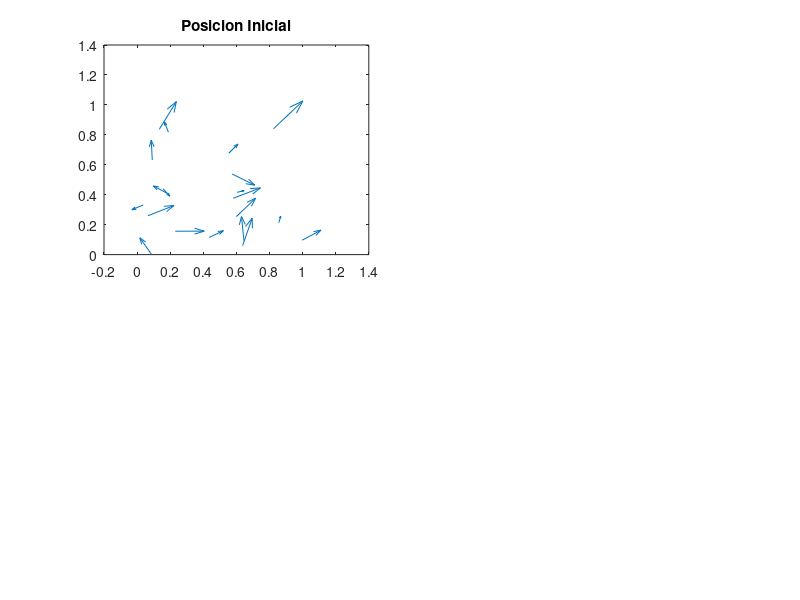

Reproduce this figure in MATLAB. (Note: this script raises an error after producing the figure.)
n=20;
h=0.1;
Tmax=10; 
t=0;
g=0.25;

XVi=rand(n,4);
XVi(:,[3:4])=XVi(:,[3:4])*6-2;

F=zeros(n,12);

XV_arbor=zeros(n,4);
XV_trelat1=zeros(n,4);
XV_trelat2=zeros(n,4);

max_arbor=zeros(101,1);
max_trelat1=zeros(101,1);
max_trelat2=zeros(101,1);

figure(1);
tamano_pantalla=get(0,'ScreenSize');
set(gcf, 'Position', [0 0 tamano_pantalla(3) tamano_pantalla(4)]);
subplot(2,2,1); 
quiver(XVi(:,1),XVi(:,2),XVi(:,3),XVi(:,4)); 
title('Posicion Inicial');
aux=1;

while t<=Tmax
    if t==0
        F(:,[1:2])=XVi(:,[3:4]);
        F(:,[5:6])=XVi(:,[3:4]);
        F(:,[9:10])=XVi(:,[3:4]);

        F(:,[3:4])=cs_arbor(XVi,n,g);
        F(:,[7:8])=cs_trelat1(XVi,n,g);
        F(:,[11:12])=cs_trelat2(XVi,n,g);

        XV_arbor=XVi+F(:,[1:4])*h;
        XV_trelat1=XVi+F(:,[5:8])*h;
        XV_trelat2=XVi+F(:,[9:12])*h;   
       
    else
        F(:,[1:2])=XV_arbor(:,[1:2]);
        F(:,[5:6])=XV_trelat1(:,[1:2]);
        F(:,[9:10])=XV_trelat2(:,[1:2]);
        F(:,[3:4])=cs_arbor(XV_arbor,n,g);
        F(:,[7:8])=cs_trelat1(XV_trelat1,n,g);
        F(:,[11:12])=cs_trelat2(XV_trelat2,n,g);

        XV_arbor=XV_arbor+F(:,[1:4])*h;
        XV_trelat1=XV_trelat1+F(:,[5:8])*h;
        XV_trelat2=XV_trelat2+F(:,[9:12])*h;
    end
    
    [max_arbor(aux),max_trelat1(aux),max_trelat2(aux)] = dibujar_max_dif(XV_arbor(:,[3,4]),XV_trelat1(:,[3,4]),XV_trelat2(:,[3,4]),n,t);
    aux=aux+1;
   
    subplot(2,2,2); title('Control Arbor');
    quiver(XV_arbor(:,1),XV_arbor(:,2),XV_arbor(:,3),XV_arbor(:,4));
    title('Control Arbor');
    subplot(2,2,3); 
    quiver(XV_trelat1(:,1),XV_trelat1(:,2),XV_trelat1(:,3),XV_trelat1(:,4));
    title('Control Trelat 1');
    subplot(2,2,4); 
    quiver(XV_trelat2(:,1),XV_trelat2(:,2),XV_trelat2(:,3),XV_trelat2(:,4));
    title('Control Trelat 2');

       
    t=t+h
    pause(0.1)

end
figure(2); hold on;
plot(max_arbor);
plot(max_trelat1);
plot(max_trelat2);
legend('max arbor','max trelat1','max trelat2');